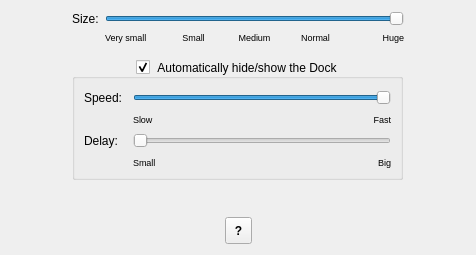
<?xml version="1.0" encoding="UTF-8"?>
<ui version="4.0">
 <class>dockFrm</class>
 <widget class="QWidget" name="dockFrm">
  <property name="geometry">
   <rect>
    <x>0</x>
    <y>0</y>
    <width>476</width>
    <height>255</height>
   </rect>
  </property>
  <property name="minimumSize">
   <size>
    <width>380</width>
    <height>230</height>
   </size>
  </property>
  <property name="windowTitle">
   <string>Form</string>
  </property>
  <layout class="QGridLayout" name="gridLayout_5">
   <item row="0" column="0">
    <spacer name="horizontalSpacer_2">
     <property name="orientation">
      <enum>Qt::Horizontal</enum>
     </property>
     <property name="sizeHint" stdset="0">
      <size>
       <width>40</width>
       <height>20</height>
      </size>
     </property>
    </spacer>
   </item>
   <item row="0" column="1" colspan="3">
    <layout class="QGridLayout" name="gridLayout_2" columnminimumwidth="15,55,55,55,55,55">
     <property name="sizeConstraint">
      <enum>QLayout::SetFixedSize</enum>
     </property>
     <item row="0" column="0">
      <widget class="QLabel" name="label">
       <property name="maximumSize">
        <size>
         <width>77</width>
         <height>16</height>
        </size>
       </property>
       <property name="text">
        <string>Size:</string>
       </property>
      </widget>
     </item>
     <item row="0" column="1" colspan="5">
      <widget class="QSlider" name="dockSizeSld">
       <property name="minimum">
        <number>30</number>
       </property>
       <property name="maximum">
        <number>100</number>
       </property>
       <property name="value">
        <number>100</number>
       </property>
       <property name="orientation">
        <enum>Qt::Horizontal</enum>
       </property>
      </widget>
     </item>
     <item row="1" column="1">
      <widget class="QLabel" name="label_2">
       <property name="font">
        <font>
         <pointsize>7</pointsize>
        </font>
       </property>
       <property name="text">
        <string>Very small</string>
       </property>
      </widget>
     </item>
     <item row="1" column="2">
      <widget class="QLabel" name="label_3">
       <property name="font">
        <font>
         <pointsize>7</pointsize>
        </font>
       </property>
       <property name="text">
        <string>Small</string>
       </property>
       <property name="alignment">
        <set>Qt::AlignCenter</set>
       </property>
      </widget>
     </item>
     <item row="1" column="3">
      <widget class="QLabel" name="label_4">
       <property name="font">
        <font>
         <pointsize>7</pointsize>
        </font>
       </property>
       <property name="text">
        <string>Medium</string>
       </property>
       <property name="alignment">
        <set>Qt::AlignCenter</set>
       </property>
      </widget>
     </item>
     <item row="1" column="4">
      <widget class="QLabel" name="label_5">
       <property name="font">
        <font>
         <pointsize>7</pointsize>
        </font>
       </property>
       <property name="text">
        <string>Normal</string>
       </property>
       <property name="alignment">
        <set>Qt::AlignCenter</set>
       </property>
      </widget>
     </item>
     <item row="1" column="5">
      <widget class="QLabel" name="label_6">
       <property name="font">
        <font>
         <pointsize>7</pointsize>
        </font>
       </property>
       <property name="text">
        <string>Huge</string>
       </property>
       <property name="alignment">
        <set>Qt::AlignRight|Qt::AlignTrailing|Qt::AlignVCenter</set>
       </property>
      </widget>
     </item>
    </layout>
   </item>
   <item row="0" column="4">
    <spacer name="horizontalSpacer_3">
     <property name="orientation">
      <enum>Qt::Horizontal</enum>
     </property>
     <property name="sizeHint" stdset="0">
      <size>
       <width>40</width>
       <height>20</height>
      </size>
     </property>
    </spacer>
   </item>
   <item row="1" column="2">
    <spacer name="verticalSpacer_3">
     <property name="orientation">
      <enum>Qt::Vertical</enum>
     </property>
     <property name="sizeType">
      <enum>QSizePolicy::Fixed</enum>
     </property>
     <property name="sizeHint" stdset="0">
      <size>
       <width>20</width>
       <height>10</height>
      </size>
     </property>
    </spacer>
   </item>
   <item row="2" column="0">
    <spacer name="horizontalSpacer_4">
     <property name="orientation">
      <enum>Qt::Horizontal</enum>
     </property>
     <property name="sizeHint" stdset="0">
      <size>
       <width>40</width>
       <height>20</height>
      </size>
     </property>
    </spacer>
   </item>
   <item row="2" column="1" colspan="3">
    <widget class="QGroupBox" name="gbchkAutoHide">
     <property name="minimumSize">
      <size>
       <width>331</width>
       <height>121</height>
      </size>
     </property>
     <property name="maximumSize">
      <size>
       <width>331</width>
       <height>121</height>
      </size>
     </property>
     <property name="title">
      <string>Automatically hide/show the Dock</string>
     </property>
     <property name="alignment">
      <set>Qt::AlignCenter</set>
     </property>
     <property name="flat">
      <bool>false</bool>
     </property>
     <property name="checkable">
      <bool>true</bool>
     </property>
     <layout class="QGridLayout" name="gridLayout_4">
      <item row="0" column="0">
       <layout class="QGridLayout" name="gridLayout" rowminimumheight="20,10" columnminimumwidth="30,126,126">
        <item row="0" column="0">
         <widget class="QLabel" name="label_11">
          <property name="text">
           <string>Speed:</string>
          </property>
         </widget>
        </item>
        <item row="0" column="1" colspan="2">
         <widget class="QSlider" name="sldrSpeed">
          <property name="minimum">
           <number>-10</number>
          </property>
          <property name="maximum">
           <number>0</number>
          </property>
          <property name="singleStep">
           <number>2</number>
          </property>
          <property name="pageStep">
           <number>5</number>
          </property>
          <property name="orientation">
           <enum>Qt::Horizontal</enum>
          </property>
         </widget>
        </item>
        <item row="1" column="1">
         <widget class="QLabel" name="label_12">
          <property name="font">
           <font>
            <pointsize>7</pointsize>
           </font>
          </property>
          <property name="text">
           <string>Slow</string>
          </property>
         </widget>
        </item>
        <item row="1" column="2">
         <widget class="QLabel" name="label_8">
          <property name="font">
           <font>
            <pointsize>7</pointsize>
           </font>
          </property>
          <property name="text">
           <string>Fast</string>
          </property>
          <property name="alignment">
           <set>Qt::AlignRight|Qt::AlignTrailing|Qt::AlignVCenter</set>
          </property>
         </widget>
        </item>
       </layout>
      </item>
      <item row="1" column="0">
       <layout class="QGridLayout" name="gridLayout_3" rowminimumheight="20,10" columnminimumwidth="30,126,126">
        <item row="0" column="0">
         <widget class="QLabel" name="label_13">
          <property name="text">
           <string>Delay:</string>
          </property>
         </widget>
        </item>
        <item row="0" column="1" colspan="2">
         <widget class="QSlider" name="sldrDelay">
          <property name="minimum">
           <number>100</number>
          </property>
          <property name="maximum">
           <number>2000</number>
          </property>
          <property name="singleStep">
           <number>100</number>
          </property>
          <property name="pageStep">
           <number>500</number>
          </property>
          <property name="orientation">
           <enum>Qt::Horizontal</enum>
          </property>
         </widget>
        </item>
        <item row="1" column="1">
         <widget class="QLabel" name="label_14">
          <property name="font">
           <font>
            <pointsize>7</pointsize>
           </font>
          </property>
          <property name="text">
           <string>Small</string>
          </property>
         </widget>
        </item>
        <item row="1" column="2">
         <widget class="QLabel" name="label_9">
          <property name="font">
           <font>
            <pointsize>7</pointsize>
           </font>
          </property>
          <property name="text">
           <string>Big</string>
          </property>
          <property name="alignment">
           <set>Qt::AlignRight|Qt::AlignTrailing|Qt::AlignVCenter</set>
          </property>
         </widget>
        </item>
       </layout>
      </item>
     </layout>
    </widget>
   </item>
   <item row="2" column="4">
    <spacer name="horizontalSpacer_5">
     <property name="orientation">
      <enum>Qt::Horizontal</enum>
     </property>
     <property name="sizeHint" stdset="0">
      <size>
       <width>40</width>
       <height>20</height>
      </size>
     </property>
    </spacer>
   </item>
   <item row="3" column="2">
    <spacer name="verticalSpacer">
     <property name="orientation">
      <enum>Qt::Vertical</enum>
     </property>
     <property name="sizeHint" stdset="0">
      <size>
       <width>20</width>
       <height>4</height>
      </size>
     </property>
    </spacer>
   </item>
   <item row="4" column="0" colspan="2">
    <spacer name="horizontalSpacer">
     <property name="orientation">
      <enum>Qt::Horizontal</enum>
     </property>
     <property name="sizeHint" stdset="0">
      <size>
       <width>210</width>
       <height>20</height>
      </size>
     </property>
    </spacer>
   </item>
   <item row="4" column="2">
    <widget class="QToolButton" name="helpBtn">
     <property name="minimumSize">
      <size>
       <width>27</width>
       <height>27</height>
      </size>
     </property>
     <property name="maximumSize">
      <size>
       <width>27</width>
       <height>27</height>
      </size>
     </property>
     <property name="font">
      <font>
       <weight>75</weight>
       <bold>true</bold>
      </font>
     </property>
     <property name="text">
      <string>?</string>
     </property>
     <property name="icon">
      <iconset resource="../syspref.qrc">
       <normaloff>:/icons/tool/question.png</normaloff>:/icons/tool/question.png</iconset>
     </property>
     <property name="iconSize">
      <size>
       <width>12</width>
       <height>12</height>
      </size>
     </property>
    </widget>
   </item>
   <item row="4" column="3" colspan="2">
    <spacer name="horizontalSpacer_6">
     <property name="orientation">
      <enum>Qt::Horizontal</enum>
     </property>
     <property name="sizeHint" stdset="0">
      <size>
       <width>208</width>
       <height>20</height>
      </size>
     </property>
    </spacer>
   </item>
  </layout>
 </widget>
 <resources>
  <include location="../syspref.qrc"/>
 </resources>
 <connections/>
</ui>
